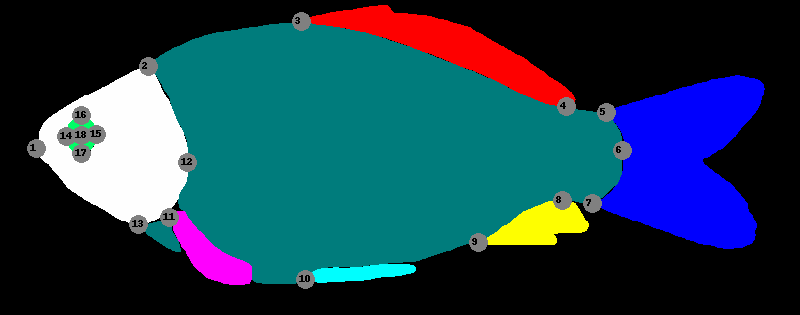
#> input picture Test_Data/INHS_FISH_000742_image_lm.png, 800 x 315 px
$ python -i Traits_class.py   (imports and definitions only)
#> lines starting #> are read from the running program, lines starting #| are printed output that depends on the picture; after the words box and inside, x2 and y2 are one past the last pixel; in counts of white or black regions, pixels touching at a corner belong together
#!/usr/bin/env python3
# -*- coding: utf-8 -*-
#' Adapatation for BGNN snakemake (minnows project)
#  on Mon Aug  8 11:35:50 2022
#' @author
#' Yasin Bakis : Original designed idea
#' Bahadir Altintas: first code draft https://github.com/hdr-bgnn/traits_tool
#' Thibault Tabarin: refactor the code, create class with additional functions for modularity.

#' @description
#' Meghan Balk, Bahadir Altinas, Thibault Tabarin lead by Ysain Bakis, came up with a
#' methodology to extract fish traits from fish segmentation. More info on trait extraction
#' here --> https://github.com/hdr-bgnn/Morphology-analysis
#' and here --> https://github.com/hdr-bgnn/Minnow_Traits
#' there is 3 classes:
#'  + Class Segmented_image : extract the raw segmented image and split the 12 channels into dictionary
#'    provide function to clean and play with the data
#'  + Class Measure_morphology (parent class Segmented_image). this class provide the tools to extract
#'    The fish landmarks, bbox of traits, fish standart measurements
#'  + Class Visualization_morphology: tools to visualize the various trait measurement and landmarks
#'    outputs
#' More information on the repository https://github.com/hdr-bgnn/Morphology-analysis

import os, sys, math, json
from operator import sub
import numpy as np
from PIL import Image, ImageDraw, ImageFont
from skimage.measure import label, regionprops
from skimage.morphology import reconstruction


class Segmented_image:

    def __init__(self, file_name, align = True, cutoff = 0.6):
        self.file = file_name
        # expected name format "Unique_identifier_segmented.png" i.e "INHS_FISH_00072_segmented.png"
        self.image_name = os.path.split(file_name)[1]
        self.base_name = self.image_name.rsplit('_',1)[0] # extract unique_identifier

        self.align =align
        self.cutoff = cutoff # minimum percent in area that a blob need to be valide trait

        self.trait_color_dict = {'background': [0, 0, 0],'dorsal_fin': [254, 0, 0],'adipos_fin': [0, 254, 0],
                               'caudal_fin': [0, 0, 254],'anal_fin': [254, 254, 0],'pelvic_fin': [0, 254, 254],
                               'pectoral_fin': [254, 0, 254],'head': [254, 254, 254],'eye': [0, 254, 102],
                               'caudal_fin_ray': [254, 102, 102],'alt_fin_ray': [254, 102, 204],
                               'trunk': [0, 124, 124]}

        self.img_arr = self.import_image(file_name)
        self.fish_angle = self.get_fish_angle_pca()

        if align:
            self.img_arr = self.align_fish()
            self.old_fish_angle = self.fish_angle
            self.fish_angle = self.get_fish_angle_pca()

        self.get_channels_mask()
        self.presence_matrix = self.get_presence_matrix()

    def import_image(self,file_name):
        '''
        Import the image from "image_path" and convert to np.array astype uint8 (0-255)
        '''
        img = Image.open(file_name)
#> img is the input picture: PIL image 800x315 RGB; mean R, G, B 29.6, 61.1, 79
        img_arr = np.array(img, dtype=np.uint8)

        return img_arr

    def get_fish_angle_pca(self):
        '''
        Calculate orientation (PCA) of the mask of whole fish
        We choose to combine whole fish part and calculate orientation.
        return value in degree
        '''

        # create a mask with all the fish traits
        img_arr = self.img_arr
        whole_fish = np.sum(img_arr,axis=2).astype(bool)
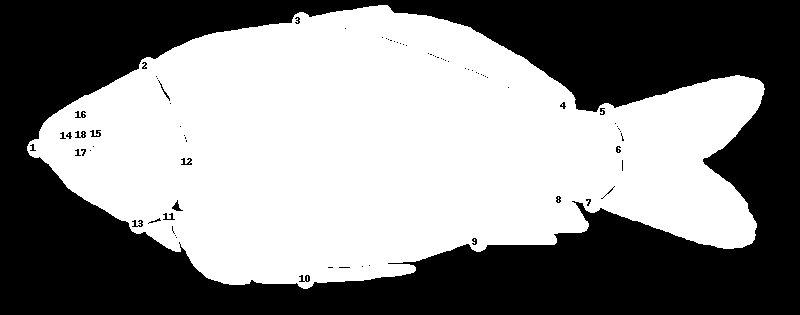
#> whole_fish: shape (315, 800) bool; 52.9% white; 76 black regions (54 under 20 px), largest, box (x1, y1, x2, y2) and area: (0, 0, 800, 315) 117767, (172, 200, 183, 211) 51, (299, 275, 310, 282) 46

        # Clean holes and remove isolated blobs and create a regionprop
        trait_region = self.clean_trait_region(whole_fish)
#> in remove_holes, `seed[1:-1, 1:-1] = image.max()`:
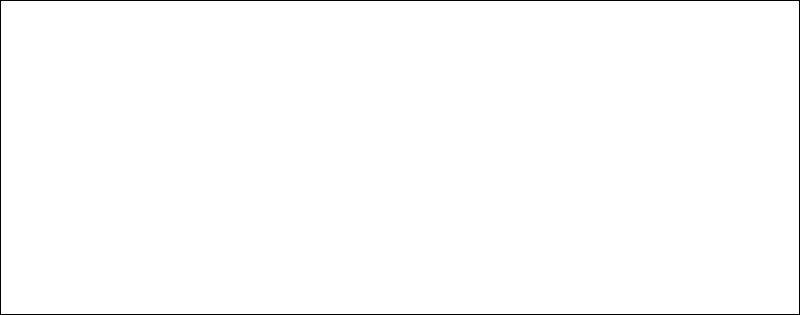
#> seed: shape (315, 800) bool; 99.1% white; black in thin lines or dots
#> in remove_holes, `filled = reconstruction(seed, mask, method='erosion')`:
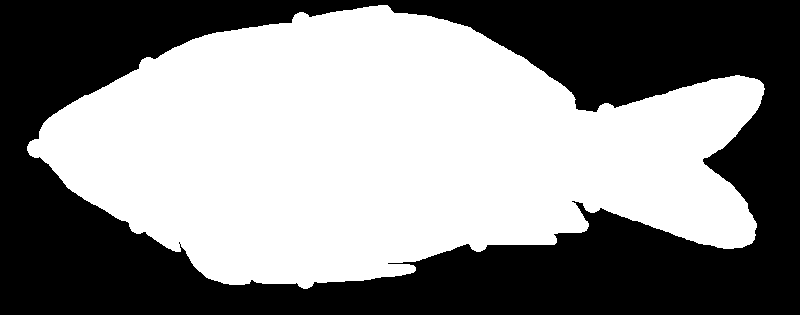
#> filled: shape (315, 800) float64; values 0 (black) and 1 (white), 53.3% white; 1 black region, box (x1, y1, x2, y2) and area: (0, 0, 800, 315) 117767
#> in clean_trait_region, `total_area = np.count_nonzero(trait_filled == 1)`: total_area = 134233
#> in clean_trait_region, `trait_label = label(trait_filled)`: trait_label: shape (315, 800) int64; values 0 (black) and 1 (white), 53.3% white; 1 black region
#> in clean_trait_region, `trait_region = regionprops(trait_label)`: trait_region = 1 regions; box (x1, y1, x2, y2) and area: (27, 5, 765, 289) 134233
#> in clean_trait_region, `percent = biggest_region.area/total_area`: percent = 1
        angle_rad = trait_region.orientation
#> angle_rad = 1.55
        #fish_angle = (90-angle_rad*180/math.pi)
        fish_angle = np.sign(angle_rad) * (90-abs(angle_rad*180/math.pi))
#> fish_angle = 0.921
#> in __init__, `self.fish_angle = self.get_fish_angle_pca()`: self.fish_angle = 0.92

        # + 0.0 remove negative sign on rounded 0.0 value
        return round(fish_angle,2) + 0.0


    def align_fish(self):
        '''
        Development
        To align the fish horizontally
        in order to get landmark 5 and 6
        '''

        img_arr = self.img_arr
        angle_deg = self.fish_angle
#> angle_deg = 0.92

        image_align = Image.fromarray(img_arr).rotate(angle_deg)
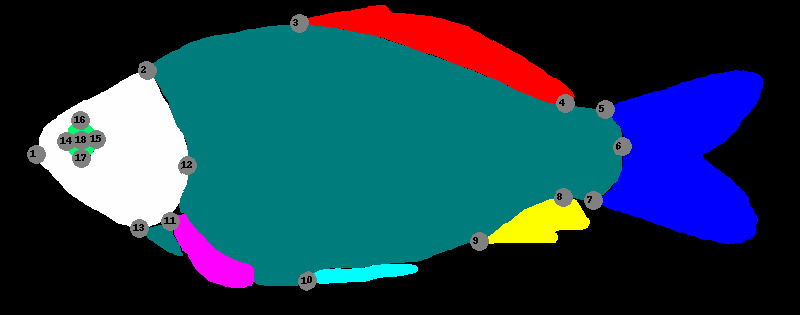
#> image_align: PIL image 800x315 RGB; mean R, G, B 29.6, 61.1, 79
#> in get_fish_angle_pca (call 2), `whole_fish = np.sum(img_arr,axis=2).astype(bool)`: whole_fish: shape (315, 800) bool; 52.9% white; 76 black regions (54 under 20 px), largest, box (x1, y1, x2, y2) and area: (0, 0, 800, 315) 117768, (173, 204, 184, 215) 51, (301, 276, 312, 284) 46
#> in remove_holes (call 2), `filled = reconstruction(seed, mask, method='erosion')`:
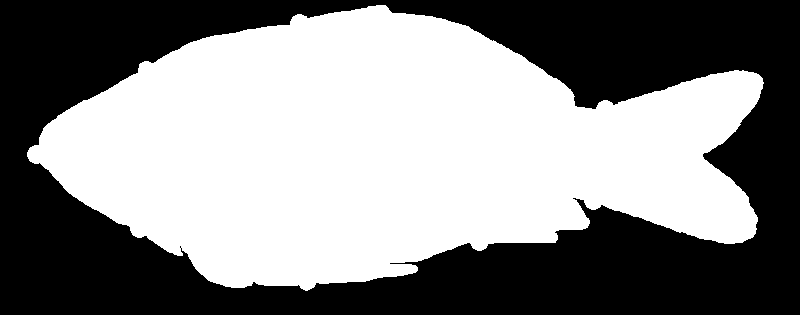
#> filled: shape (315, 800) float64; values 0 (black) and 1 (white), 53.3% white; 1 black region, box (x1, y1, x2, y2) and area: (0, 0, 800, 315) 117768
#> in clean_trait_region (call 2), `trait_label = label(trait_filled)`: trait_label: shape (315, 800) int64; values 0 (black) and 1 (white), 53.3% white; 1 black region
#> in clean_trait_region (call 2), `trait_region = regionprops(trait_label)`: trait_region = 1 regions; box (x1, y1, x2, y2) and area: (27, 5, 764, 291) 134232
#> in __init__, `self.fish_angle = self.get_fish_angle_pca()`: self.fish_angle = 0

        return  np.array(image_align, dtype=np.uint8)


    def get_channels_mask(self):
        '''
        Convert the png image (numpy.ndarray, np.uint8)  (320, 800, 3)
        to a mask_channel (320, 800, 12) Binary map

        input
        output
        img shape -> (320, 800, 3) if normal=True
        else: mask shape -> (11, 320, 800)
            we want to output a PIL image with rgb color value
            '''
        trait_color_dict = self. trait_color_dict
        img = self.img_arr
        mask = {}
        for i, (trait, color) in enumerate(trait_color_dict.items()):
            if trait != "background":

                trait_mask = (img[:, :, 0] == color[0]) &\
                            (img[:, :, 1] == color[1]) &\
                            (img[:, :, 2] == color[2])
                mask[trait]=trait_mask.astype("uint8")
#> this loop made 12 passes
#> pass 2, in get_channels_mask, `trait_mask = (img[:, :, 0] == color[0]) &\ (img[:, :, 1] == color[1]) ..`:
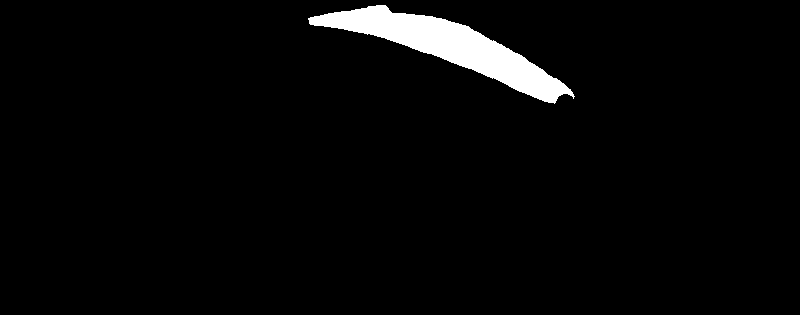
#> trait_mask: shape (315, 800) bool; 3.1% white; 1 white region, box (x1, y1, x2, y2) and area: (308, 5, 575, 104) 7910
#> after the loop, mask = 11 items

        self.mask = mask
#> self.mask = 11 items

    def remove_holes(self, image):

        seed = np.copy(image)
        seed[1:-1, 1:-1] = image.max()
        mask = image
        filled = reconstruction(seed, mask, method='erosion')
        return filled


    def clean_trait_region(self, trait_mask):
        '''
        Clean the mask_trait (remove holes)
        Find the biggest region
        return region_trait
        '''
        # percent area of the biggest blob below which the trait is excluded
        # in other word if a trait is composed of lot of small blobs with none having more than
        # 60% of the total trait area, we reject
        percent_cutoff = self.cutoff
        # remove hole/fill empty area
        trait_filled = self.remove_holes(trait_mask)

        # total area of the trait
        total_area = np.count_nonzero(trait_filled == 1)
        trait_label = label(trait_filled)
        trait_region = regionprops(trait_label)

        if total_area>0:

            # Get the biggest instance(blob) of the trait
            biggest_region = sorted(trait_region, key=lambda r: r.area, reverse=True)[0]
            percent = biggest_region.area/total_area
            if percent >=percent_cutoff:
                trait_region = biggest_region
            else:
                trait_region =[]
        return trait_region

    def get_presence_matrix(self):
        '''
        Create a matrix with presence, number of blob, percent of the biggest
        instance for each trait
        '''
        mask = self.mask
#> mask = 11 items
        presence_matrix = {}

        for i, (trait_name, trait_mask) in enumerate(mask.items()):

            temp_dict = {}
            total_area = np.count_nonzero(trait_mask == 1)
            label_trait = label(trait_mask)
            trait_regions = regionprops(label_trait)

            temp_dict["number"] = len(trait_regions)

            if len(trait_regions) > 0:
                biggest_region = sorted(trait_regions, key=lambda r: r.area, reverse=True)[0]
                temp_dict["percentage"] = biggest_region.area/total_area
            else:
                    temp_dict["percentage"] = 0

            presence_matrix[trait_name] = temp_dict
#> this loop made 11 passes
#> (trait_name, total_area) on passes 1, 3, 4, 5, 6, 7, 8, 11: ('dorsal_fin', 7910), ('caudal_fin', 18218), ('anal_fin', 2758), ('pelvic_fin', 1329), ('pectoral_fin', 2498), ('head', 13973), ('eye', 204), ('trunk', 82195)
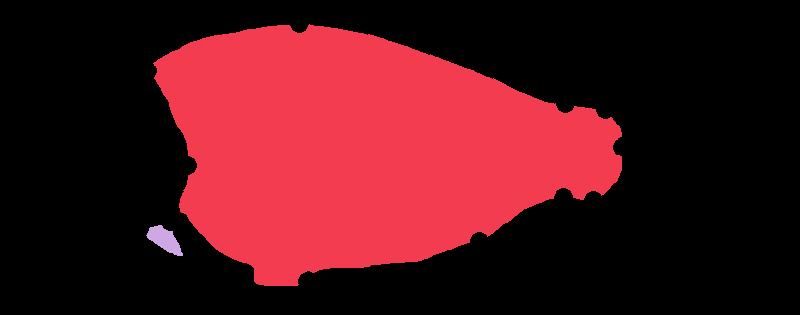
#> label_trait: shape (315, 800) int64; 3 distinct labels, from 0 to 2; one colour per label, 0 black
#> after the loop, presence_matrix = 11 items

        return presence_matrix


class Measure_morphology(Segmented_image):

    # [473 lines left out: functions __init__, get_all_measures_landmarks, get_distance, get_distance_table, combine_trait_mask, landmark_generic and 18 more, not called in this run]

class Visualization_morphology(Measure_morphology):
############################
# Visualization function
############################
    def __init__(self, file_name, align=True):

        super().__init__(file_name, align=True)

    # [103 lines left out: functions visualize_trait, visualize_landmark, visualize_a_bbox, visualize_multi_bbox, visualize_major_minor, not called in this run]

>>> result = Segmented_image('../Test_Data/INHS_FISH_000742_image_lm.png').get_fish_angle_pca()
#> result = 0

$ run again, on Test_Data/INHS_FISH_18609_image_lm.png
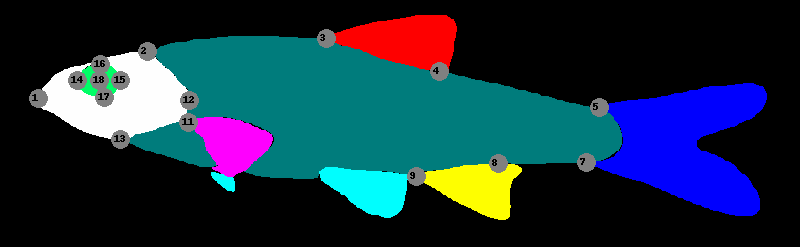
#> input picture Test_Data/INHS_FISH_18609_image_lm.png, 800 x 247 px
#> in import_image, img is the input picture: PIL image 800x247 RGB; mean R, G, B 25.8, 47.5, 64
#> in get_fish_angle_pca, `whole_fish = np.sum(img_arr,axis=2).astype(bool)`:
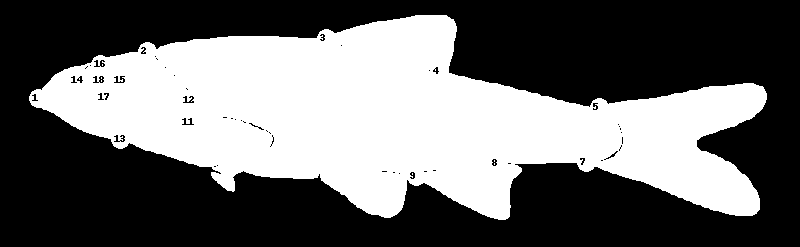
#> whole_fish: shape (247, 800) bool; 41.4% white; 7 white regions (6 under 20 px), largest, box (x1, y1, x2, y2) and area: (29, 15, 767, 220) 81754
#> seed: shape (247, 800) bool; 98.9% white; black in thin lines or dots
#> filled: shape (247, 800) float64; values 0 (black) and 1 (white), 41.7% white; 1 white region, box (x1, y1, x2, y2) and area: (29, 15, 767, 220) 82407
#> in clean_trait_region, `total_area = np.count_nonzero(trait_filled == 1)`: total_area = 82407
#> trait_label: shape (247, 800) int64; values 0 (black) and 1 (white), 41.7% white; 1 white region
#> trait_region = 1 regions; box (x1, y1, x2, y2) and area: (29, 15, 767, 220) 82407
#> percent = 1
#> angle_rad = 1.48
#> fish_angle = 5.17
#> whole_fish: shape (247, 800) bool; 41.4% white; 6 white regions (5 under 20 px), largest, box (x1, y1, x2, y2) and area: (28, 11, 766, 219) 81762
#> filled: shape (247, 800) float64; values 0 (black) and 1 (white), 41.7% white; 1 white region, box (x1, y1, x2, y2) and area: (28, 11, 766, 219) 82409
#> trait_label: shape (247, 800) int64; values 0 (black) and 1 (white), 41.7% white; 1 white region
#> trait_region = 1 regions; box (x1, y1, x2, y2) and area: (28, 11, 766, 219) 82409
#> in __init__, `self.fish_angle = self.get_fish_angle_pca()`: self.fish_angle = -0.01
#> after the loop in get_channels_mask, `for i, (trait, color) in enumerate(trait_color_dict.items()):`: mask = 11 items
#> the loop in get_presence_matrix, `for i, (trait_name, trait_mask) in enumerate(mask.items()): ` made 11 passes
#> (trait_name, total_area) on passes 1, 3, 4, 5, 6, 7, 8, 11: ('dorsal_fin', 4570), ('caudal_fin', 13385), ('anal_fin', 3355), ('pelvic_fin', 3218), ('pectoral_fin', 3013), ('head', 7159), ('eye', 378), ('trunk', 42790)
#> after the loop in get_presence_matrix, `for i, (trait_name, trait_mask) in enumerate(mask.items()):`:
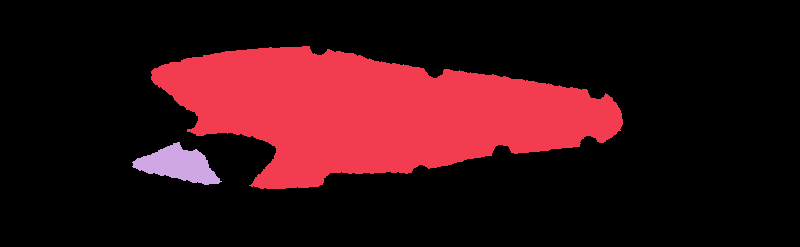
#> label_trait: shape (247, 800) int64; 3 distinct labels, from 0 to 2; one colour per label, 0 black
#> result = -0.01
